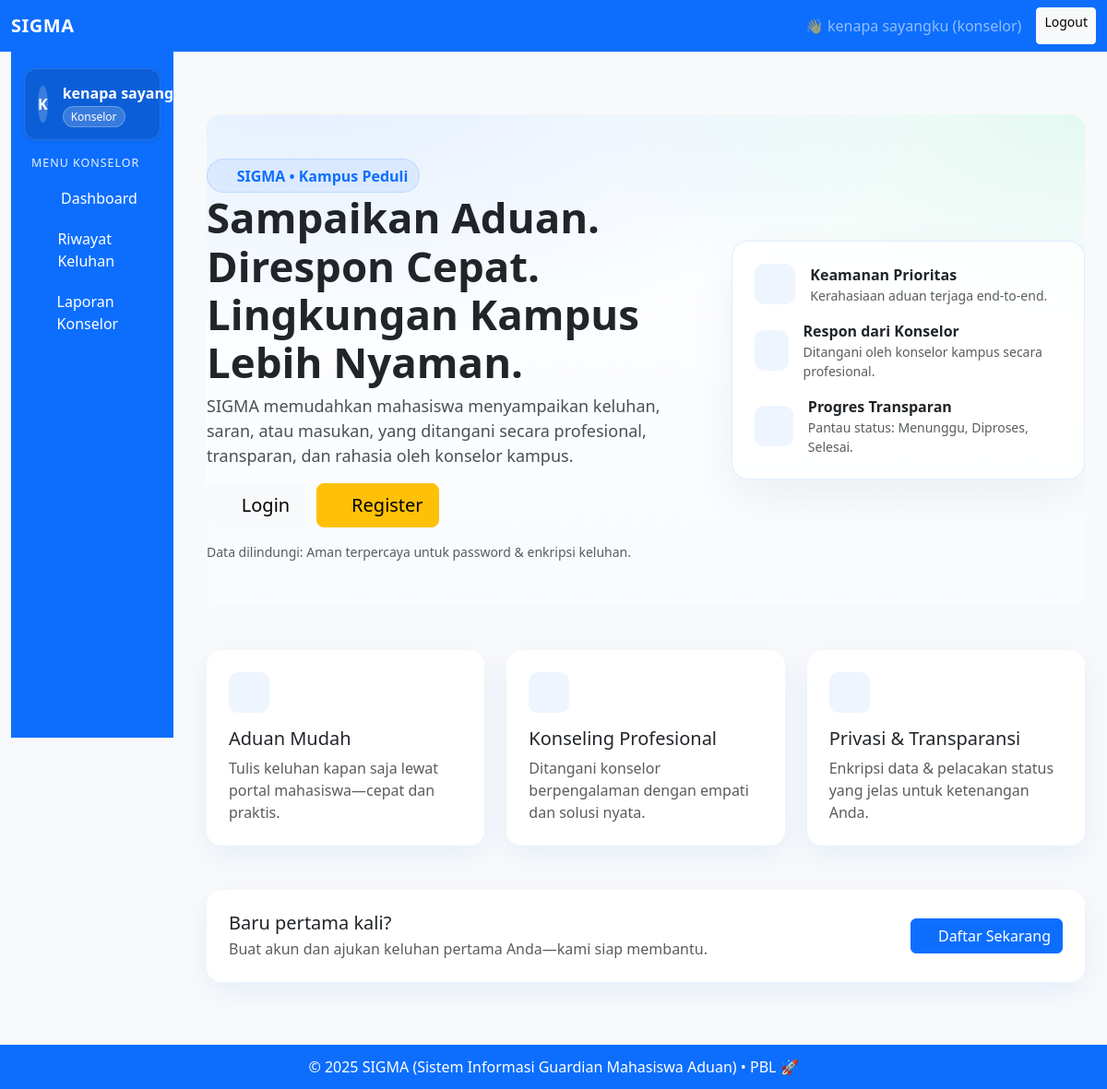
Screenshot of / (signed in) with the database file from the repository.
### app.py (models this page shows, shortened)
class User(db.Model):
    id = db.Column(db.Integer, primary_key=True)
    username = db.Column(db.String(150), unique=True, nullable=False)   # pola sesuai peran
    password_hash = db.Column(db.String(200), nullable=False)
    role = db.Column(db.String(50), nullable=False)                     # mahasiswa | konselor | admin
    keluhan = db.relationship("Keluhan", backref="mahasiswa", foreign_keys="Keluhan.mahasiswa_id")
    tangani = db.relationship("Keluhan", backref="konselor", foreign_keys="Keluhan.konselor_id")
    respon = db.relationship("Respon", backref="konselor", lazy=True)

### app.py (the view)
@app.route("/")
def index():
    return render_template("index.html")

### app.py (called while the page is built)
@app.before_request
def load_current_user():
    g.current_user = None
    if "user_id" in session:
        g.current_user = User.query.get(session["user_id"])

@app.context_processor
def inject_user():
    return dict(current_user=g.current_user, csrf_token=generate_csrf)

### templates/index.html (shortened to what this page needs)
{% extends "base.html" %}
{% block content %}
<div class="container py-5">
  <section class="hero rounded-4">
    <div class="hero-inner">
      <div class="row align-items-center">
        <div class="col-lg-7">
          <span class="hero-badge fade-in">
            <i class="fa-solid fa-shield-heart"></i> SIGMA • Kampus Peduli
          </span>
          <h1 class="hero-title fade-in-delay">
            Sampaikan Aduan. Direspon Cepat. <br/>Lingkungan Kampus Lebih Nyaman.
          </h1>
          <p class="hero-sub">
            SIGMA memudahkan mahasiswa menyampaikan keluhan, saran, atau masukan, yang ditangani secara profesional,
            transparan, dan rahasia oleh konselor kampus.
          </p>
          <div class="mt-3">
            <a href="{{ url_for('login') }}" class="btn btn-light btn-lg me-2 btn-cta">
              <i class="fa-solid fa-right-to-bracket"></i> Login
            </a>
            <a href="{{ url_for('register') }}" class="btn btn-warning btn-lg btn-cta">
              <i class="fa-solid fa-user-plus"></i> Register
            </a>
          </div>
          <div class="text-muted small mt-3">
            Data dilindungi: Aman terpercaya untuk password & enkripsi keluhan.
          </div>
        </div>
        <div class="col-lg-5 mt-4 mt-lg-0">
          <div class="glass p-4 h-100">
            <div class="d-flex align-items-center mb-3">
              <div class="feature-icon me-3"><i class="fa-solid fa-lock"></i></div>
              <div>
                <div class="fw-semibold">Keamanan Prioritas</div>
                <div class="text-muted small">Kerahasiaan aduan terjaga end-to-end.</div>
              </div>
            </div>
            <div class="d-flex align-items-center mb-3">
              <div class="feature-icon me-3"><i class="fa-solid fa-comments"></i></div>
              <div>
                <div class="fw-semibold">Respon dari Konselor</div>
                <div class="text-muted small">Ditangani oleh konselor kampus secara profesional.</div>
              </div>
            </div>
            <div class="d-flex align-items-center">
              <div class="feature-icon me-3"><i class="fa-solid fa-chart-line"></i></div>
              <div>
                <div class="fw-semibold">Progres Transparan</div>
                <div class="text-muted small">Pantau status: Menunggu, Diproses, Selesai.</div>
              </div>
            </div>
          </div>
        </div>
      </div>
    </div>
  </section>
  <section class="mt-5">
    <div class="row g-4">
      <div class="col-md-4">
        <div class="k-card p-4 hover-lift h-100">
          <div class="feature-icon mb-3"><i class="fa-solid fa-bullhorn"></i></div>
          <h5 class="mb-2">Aduan Mudah</h5>
          <p class="text-muted mb-0">Tulis keluhan kapan saja lewat portal mahasiswa—cepat dan praktis.</p>
        </div>
      </div>
      <div class="col-md-4">
        <div class="k-card p-4 hover-lift h-100">
          <div class="feature-icon mb-3"><i class="fa-solid fa-user-nurse"></i></div>
          <h5 class="mb-2">Konseling Profesional</h5>
          <p class="text-muted mb-0">Ditangani konselor berpengalaman dengan empati dan solusi nyata.</p>
        </div>
      </div>
      <div class="col-md-4">
        <div class="k-card p-4 hover-lift h-100">
          <div class="feature-icon mb-3"><i class="fa-solid fa-shield"></i></div>
          <h5 class="mb-2">Privasi & Transparansi</h5>
          <p class="text-muted mb-0">Enkripsi data & pelacakan status yang jelas untuk ketenangan Anda.</p>
        </div>
      </div>
    </div>
  </section>
  <section class="mt-5">
    <div class="k-card p-4">
      <div class="row align-items-center">
        <div class="col-md-8">
          <h5 class="mb-1">Baru pertama kali?</h5>
          <p class="text-muted mb-0">Buat akun dan ajukan keluhan pertama Anda—kami siap membantu.</p>
        </div>
        <div class="col-md-4 text-md-end mt-3 mt-md-0">
          <a href="{{ url_for('register') }}" class="btn btn-primary btn-cta">
            <i class="fa-solid fa-user-plus"></i> Daftar Sekarang
          </a>
        </div>
      </div>
    </div>
  </section>
</div>
{% endblock %}

### templates/base.html (shortened to what this page needs)
<!DOCTYPE html>
<html lang="id">
<head>
  <link href="https://cdn.jsdelivr.net/npm/bootstrap@5.3.2/dist/css/bootstrap.min.css" rel="stylesheet">
  <link href="https://cdnjs.cloudflare.com/ajax/libs/font-awesome/6.5.0/css/all.min.css" rel="stylesheet"/>
</head>
<body>
  <nav class="navbar navbar-expand-lg navbar-dark bg-primary">
    <div class="container-fluid">
      <a class="navbar-brand fw-bold" href="{{ url_for('index') }}">SIGMA</a>
      <div class="d-flex ms-auto">
        {% if current_user %}
          <span class="navbar-text me-3">👋 {{ current_user.username }} ({{ current_user.role }})</span>
          <a class="btn btn-light btn-sm" href="{{ url_for('logout') }}">Logout</a>
        {% else %}
          <a class="btn btn-outline-light btn-sm me-2" href="{{ url_for('login') }}">Login</a>
          <a class="btn btn-warning btn-sm" href="{{ url_for('register') }}">Register</a>
        {% endif %}
      </div>
    </div>
  </nav>
  <div class="container-fluid app-layout">
    <div class="row">
      {% if current_user and current_user.role in ['admin','konselor','mahasiswa'] %}
      <aside class="col-lg-2 col-md-3">
        <div id="sidebarCollapse" class="sidebar collapse d-lg-block">
          <div class="profile-card d-flex align-items-center gap-3">
            <div class="avatar-circle" aria-hidden="true">
              {{ (current_user.username[0]|upper) if current_user and current_user.username else 'U' }}
            </div>
            <div class="flex-grow-1">
              <div class="fw-semibold text-truncate">{{ current_user.username }}</div>
              <span class="role-badge text-capitalize">{{ current_user.role }}</span>
            </div>
          </div>
          {% if current_user.role == 'admin' %}
            <h6>Menu Admin</h6>
            <nav class="nav nav-vertical flex-column">
              <a class="nav-link {% if request.endpoint == 'dashboard_admin' %}active{% endif %}" href="{{ url_for('dashboard_admin') }}">
                <i class="fa-solid fa-gauge-high" aria-hidden="true"></i> Dashboard
              </a>
              <a class="nav-link {% if request.endpoint == 'kelola_user' %}active{% endif %}" href="{{ url_for('kelola_user') }}">
                <i class="fa-solid fa-users-gear" aria-hidden="true"></i> Kelola User
              </a>
              <a class="nav-link {% if request.endpoint == 'laporan_sistem' %}active{% endif %}" href="{{ url_for('laporan_sistem') }}">
                <i class="fa-solid fa-clipboard-list" aria-hidden="true"></i> Rekap Keluhan
              </a>
            </nav>
          {% elif current_user.role == 'konselor' %}
            <h6>Menu Konselor</h6>
            <nav class="nav nav-vertical flex-column">
              <a class="nav-link {% if request.endpoint == 'dashboard_konselor' %}active{% endif %}" href="{{ url_for('dashboard_konselor') }}">
                <i class="fa-solid fa-briefcase" aria-hidden="true"></i> Dashboard
              </a>
              <a class="nav-link {% if request.endpoint == 'riwayat_keluhan_konselor' %}active{% endif %}" href="{{ url_for('riwayat_keluhan_konselor') }}">
                <i class="fa-solid fa-clock-rotate-left" aria-hidden="true"></i> Riwayat Keluhan
              </a>
              <a class="nav-link " href="{{ url_for('laporan_konselor') }}">
                <i class="fa-solid fa-file-lines" aria-hidden="true"></i> Laporan Konselor
              </a>
            </nav>
          {% endif %}
        </div>
      </aside>
      {% endif %}
      <main class="{% if current_user and current_user.role in ['admin','konselor','mahasiswa'] %}col-lg-10 col-md-9{% else %}col-12{% endif %}">
        {% block content %}{% endblock %}
      </main>
    </div>
  </div>
  <footer>
    <p class="mb-0">&copy; 2025 SIGMA (Sistem Informasi Guardian Mahasiswa Aduan) • PBL 🚀</p>
  </footer>
</body>
</html>

### templates/base.html (style rules this page uses)
:root { --primary:#0d6efd; --primary-2:#4dabf7; --bg-soft:#f8f9fa; --sidebar-bg: var(--primary); --sidebar-bg-dark: #0b5ed7; --sidebar-text: #ffffff; --sidebar-hover: rgba(255,255,255,.14); --sidebar-active: rgba(255,255,255,.22); --shadow-1: 0 10px 30px rgba(13,110,253,.08); --shadow-2: 0 24px 60px rgba(13,110,253,.12); --shadow-soft: 0 18px 50px rgba(0,0,0,.06); }
body { background: var(--bg-soft); }
.navbar-brand { letter-spacing:.5px; }
.app-layout { min-height: 100vh; }
.sidebar { background: var(--sidebar-bg); color: var(--sidebar-text); padding: 18px 14px; position: sticky; top: 0; height: calc(100vh - 56px); overflow-y: auto; }
.sidebar .profile-card { background: var(--sidebar-bg-dark); border: 1px solid rgba(255,255,255,.12); color: var(--sidebar-text); border-radius: 14px; padding: 14px; box-shadow: 0 2px 6px rgba(0,0,0,.08); }
.avatar-circle { width: 40px; height: 40px; border-radius: 50%; background: rgba(255,255,255,.2); display:flex; align-items:center; justify-content:center; font-weight: 700; color: #fff; }
.role-badge { background: rgba(255,255,255,.18); border:1px solid rgba(255,255,255,.25); color:#fff; padding:.15rem .5rem; border-radius: 999px; font-size:.75rem; }
.sidebar h6 { font-size:.78rem; text-transform: uppercase; letter-spacing:.08em; opacity:.9; margin: 18px 8px 8px; }
.nav-vertical .nav-link { color: var(--sidebar-text); display:flex; align-items:center; gap:10px; padding:10px 12px; border-radius:10px; transition: background .15s ease; font-weight:500; }
.nav-vertical .nav-link i { width: 18px; text-align:center; }
main { padding: 20px; }
footer { background: var(--primary); color:#fff; text-align:center; padding:12px 0; }
.hero { position: relative; overflow: hidden; background: radial-gradient(1200px 500px at 10% -10%, rgba(13,110,253,.12), transparent 60%), radial-gradient(900px 400px at 100% 0%, rgba(32,201,151,.12), transparent 60%), linear-gradient(180deg, #ffffff, #f8fbff); }
.hero-inner { padding: 48px 0 }
.hero-badge { display:inline-flex; align-items:center; gap:8px; padding:.35rem .7rem; border-radius:999px; background: rgba(13,110,253,.08); color:var(--primary); font-weight:600; border:1px solid rgba(13,110,253,.15); }
.hero-title { font-weight: 800; line-height:1.15; font-size: clamp(28px, 3.8vw, 46px); }
.hero-sub { color:#495057; font-size: clamp(14px, 1.6vw, 18px) }
.k-card { border:0; border-radius:1rem; box-shadow: var(--shadow-1); background:#fff }
.feature-icon { width:44px; height:44px; display:grid; place-items:center; border-radius:10px; background:#eef5ff; color:var(--primary); }
.glass { border-radius: 18px; border: 1px solid rgba(13,110,253,.12); background: rgba(255,255,255,.82); box-shadow: var(--shadow-soft); }
.hover-lift { transition:transform .12s ease, box-shadow .2s ease }
.fade-in { animation:fadeIn .6s ease both }
.fade-in-delay { animation:fadeIn .7s ease .08s both }
.btn-cta { transition: transform .12s ease, box-shadow .2s ease; }

### rows the page displays
User: username "kenapa sayangku", role "konselor", username "K", username "kenapa…", role "Konselor"
